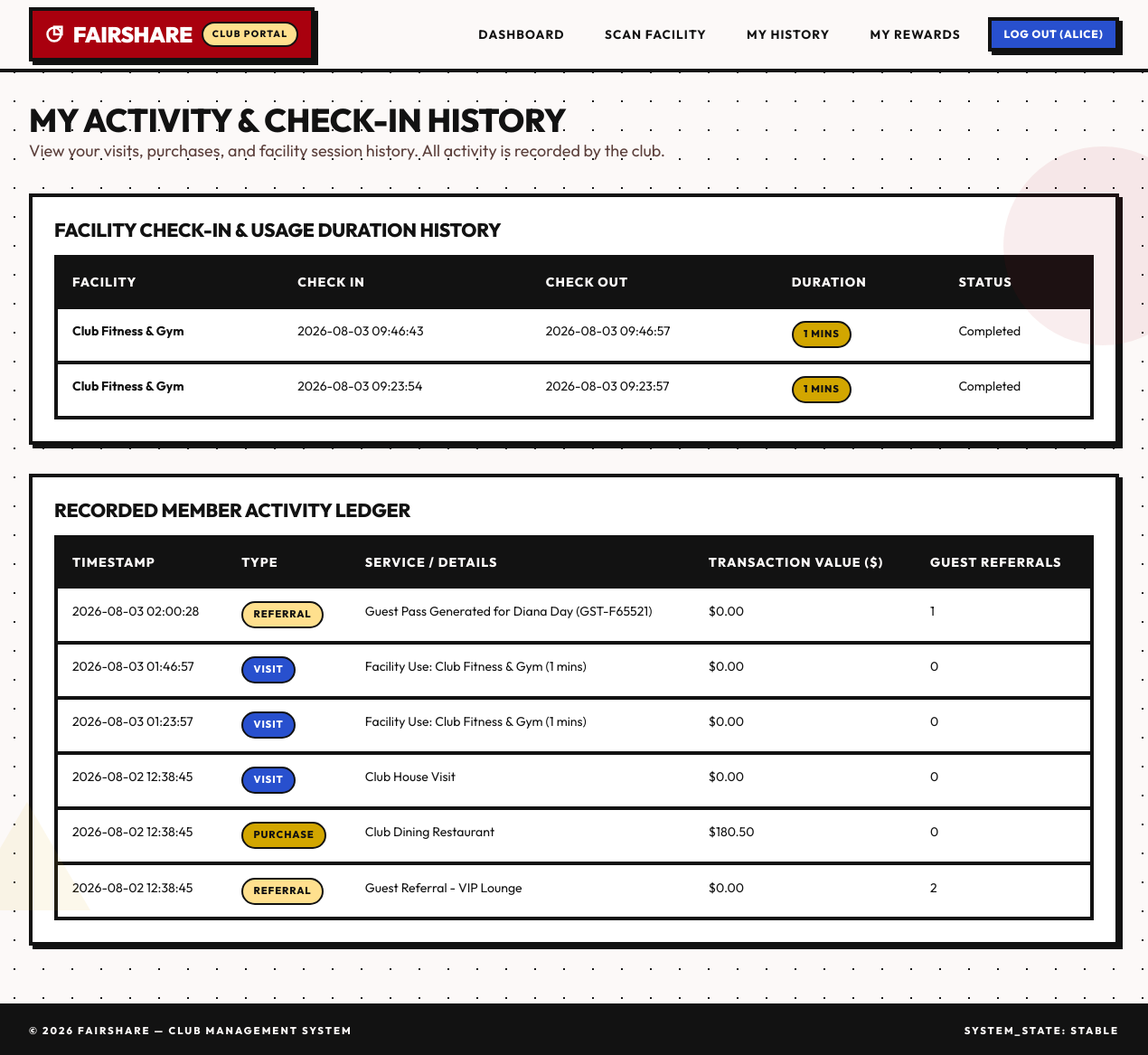
/member/activity (signed in), run on the app's committed database.
### tables this page shows
CREATE TABLE users (
            id INTEGER PRIMARY KEY AUTOINCREMENT,
            username TEXT UNIQUE NOT NULL,
            password_hash TEXT NOT NULL,
            role TEXT NOT NULL CHECK(role IN ('member', 'admin')),
            created_at TIMESTAMP DEFAULT CURRENT_TIMESTAMP
        );

CREATE TABLE facility_checkins (
            id INTEGER PRIMARY KEY AUTOINCREMENT,
            member_id INTEGER NOT NULL,
            facility_name TEXT NOT NULL,
            check_in_time TIMESTAMP NOT NULL,
            check_out_time TIMESTAMP,
            duration_minutes INTEGER DEFAULT 0,
            status TEXT DEFAULT 'active' CHECK(status IN ('active', 'completed')), guest_id INTEGER REFERENCES guest_ids(id) ON DELETE CASCADE,
            FOREIGN KEY (member_id) REFERENCES members (id) ON DELETE CASCADE
        );

CREATE TABLE activities (
            id INTEGER PRIMARY KEY AUTOINCREMENT,
            member_id INTEGER NOT NULL,
            activity_type TEXT NOT NULL CHECK(activity_type IN ('visit', 'purchase', 'referral', 'facility')),
            service_name TEXT NOT NULL,
            transaction_value REAL DEFAULT 0.0,
            guest_count INTEGER DEFAULT 0,
            created_at TIMESTAMP DEFAULT CURRENT_TIMESTAMP,
            FOREIGN KEY (member_id) REFERENCES members (id) ON DELETE CASCADE
        );

### main.py (the view)
@app.route('/member/activity')
@login_required
def member_activity():
    conn = get_db()
    cursor = conn.cursor()
    cursor.execute("SELECT id FROM members WHERE user_id = ?", (session['user_id'],))
    member = cursor.fetchone()
    cursor.execute('''
        SELECT * FROM activities WHERE member_id = ? ORDER BY created_at DESC
    ''', (member['id'],))
    activities = cursor.fetchall()
    cursor.execute('''
        SELECT * FROM facility_checkins WHERE member_id = ? AND guest_id IS NULL ORDER BY check_in_time DESC
    ''', (member['id'],))
    checkins = cursor.fetchall()
    conn.close()
    return render_template('member/activity.html', activities=activities, checkins=checkins)

### database.py (called while the page is built)
def get_db():
    db_path = Config.DATABASE
    os.makedirs(os.path.dirname(db_path), exist_ok=True)
    conn = sqlite3.connect(db_path)
    conn.row_factory = sqlite3.Row
    conn.execute("PRAGMA foreign_keys = ON;")
    return conn

### main.py (called while the page is built)
@app.after_request
def add_header(response):
    if app.debug:
        response.headers['Cache-Control'] = 'no-cache, no-store, must-revalidate'
    else:
        response.headers['Cache-Control'] = 'public, max-age=3600'
    return response

def login_required(f):
    @functools.wraps(f)
    def decorated_function(*args, **kwargs):
        if 'user_id' not in session:
            flash('Please log in to access this page.', 'warning')
            return redirect(url_for('login'))
        return f(*args, **kwargs)
    return decorated_function

@app.context_processor
def inject_user():
    user = None
    member = None
    guest = None
    if 'user_id' in session:
        conn = get_db()
        cursor = conn.cursor()
        cursor.execute("SELECT id, username, role FROM users WHERE id = ?", (session['user_id'],))
        user = cursor.fetchone()
        if user and user['role'] == 'member':
            cursor.execute("SELECT * FROM members WHERE user_id = ?", (user['id'],))
            member = cursor.fetchone()
        conn.close()
    if 'guest_id' in session:
        conn = get_db()
        cursor = conn.cursor()
        cursor.execute("SELECT id, guest_name, guest_code FROM guest_ids WHERE id = ?", (session['guest_id'],))
        guest = cursor.fetchone()
        conn.close()
    return dict(current_user=user, current_member=member, current_guest=guest)

### templates/member/activity.html (shortened to what this page needs)
{% extends "base.html" %}
{% block content %}
<div style="margin-bottom: 2rem;">
  <h1>My Activity & Check-In History</h1>
  <p style="color: var(--text-muted);">View your visits, purchases, and facility session history. All activity is recorded by the club.</p>
</div>
<div class="card" style="margin-bottom: 2rem;">
  <h3>Facility Check-In & Usage Duration History</h3>
  <div class="table-container" style="margin-top: 1rem;">
    <table class="table">
      <thead>
        <tr>
          <th>Facility</th>
          <th>Check In</th>
          <th>Check Out</th>
          <th>Duration</th>
          <th>Status</th>
        </tr>
      </thead>
      <tbody>
        {% for chk in checkins %}
          <tr>
            <td><strong>{{ chk.facility_name }}</strong></td>
            <td>{{ chk.check_in_time }}</td>
            <td>{{ chk.check_out_time or 'In Progress' }}</td>
            <td>
              {% if chk.duration_minutes > 0 %}
                <span class="badge badge-emerald">{{ chk.duration_minutes }} mins</span>
              {% else %}
                <span class="badge badge-amber">Active</span>
              {% endif %}
            </td>
            <td>{{ chk.status|capitalize }}</td>
          </tr>
        {% else %}
          <tr><td colspan="5" style="text-align:center; color: var(--text-dim);">No facility check-in logs recorded.</td></tr>
        {% endfor %}
      </tbody>
    </table>
  </div>
</div>
<div class="card">
  <h3>Recorded Member Activity Ledger</h3>
  <div class="table-container" style="margin-top: 1rem;">
    <table class="table">
      <thead>
        <tr>
          <th>Timestamp</th>
          <th>Type</th>
          <th>Service / Details</th>
          <th>Transaction Value ($)</th>
          <th>Guest Referrals</th>
        </tr>
      </thead>
      <tbody>
        {% for act in activities %}
          <tr>
            <td>{{ act.created_at }}</td>
            <td>
              {% if act.activity_type == 'visit' %}
                <span class="badge badge-blue">Visit</span>
              {% elif act.activity_type == 'purchase' %}
                <span class="badge badge-emerald">Purchase</span>
              {% elif act.activity_type == 'referral' %}
                <span class="badge badge-amber">Referral</span>
              {% else %}
                <span class="badge badge-purple">Facility</span>
              {% endif %}
            </td>
            <td>{{ act.service_name }}</td>
            <td>${{ "%.2f"|format(act.transaction_value) }}</td>
            <td>{{ act.guest_count }}</td>
          </tr>
        {% else %}
          <tr><td colspan="5" style="text-align:center; color: var(--text-dim);">No activities logged yet.</td></tr>
        {% endfor %}
      </tbody>
    </table>
  </div>
</div>
{% endblock %}

### templates/base.html (shortened to what this page needs)
<!DOCTYPE html>
<html lang="en">
<head>
  <link rel="stylesheet" href="{{ url_for('static', filename='css/styles.css') }}?v=3">
</head>
<body>
  <nav class="navbar">
    <div class="navbar-container">
      <a href="{% if current_user %}{% if current_user.role == 'admin' %}{{ url_for('admin_dashboard') }}{% else %}{{ url_for('member_dashboard') }}{% endif %}{% else %}{{ url_for('index') }}{% endif %}" class="brand-logo">
        <svg width="20" height="20" viewBox="0 0 24 24" fill="none" stroke="currentColor" stroke-width="3" stroke-linecap="square">
          <circle cx="12" cy="12" r="9"></circle>
          <rect x="12" y="2" width="10" height="10"></rect>
        </svg>
        FairShare
        <span class="brand-badge">Club Portal</span>
      </a>
      <ul class="nav-links">
        {% if current_user %}
          {% if current_user.role == 'admin' %}
            <li><a href="{{ url_for('admin_dashboard') }}" class="nav-link">Admin Dashboard</a></li>
            <li><a href="{{ url_for('admin_members') }}" class="nav-link">Members</a></li>
            <li><a href="{{ url_for('admin_activity') }}" class="nav-link">Activity Log</a></li>
            <li><a href="{{ url_for('admin_settings') }}" class="nav-link">Algorithm Settings</a></li>
            <li><a href="{{ url_for('admin_reports') }}" class="nav-link">CSV Reports</a></li>
          {% else %}
            <li><a href="{{ url_for('member_dashboard') }}" class="nav-link">Dashboard</a></li>
            <li><a href="{{ url_for('member_scan') }}" class="nav-link">Scan Facility</a></li>
            <li><a href="{{ url_for('member_activity') }}" class="nav-link">My History</a></li>
            <li><a href="{{ url_for('member_rewards') }}" class="nav-link">My Rewards</a></li>
          {% endif %}
          <li><a href="{{ url_for('logout') }}" class="btn btn-secondary btn-sm">Log Out ({{ current_user.username }})</a></li>
        {% else %}
          <li><a href="{{ url_for('guest_quick') }}" class="nav-link">Guest Check-In</a></li>
          <li><a href="{{ url_for('login') }}" class="btn btn-primary btn-sm">Log In</a></li>
        {% endif %}
      </ul>
    </div>
  </nav>
  <main class="main-content">
    {% block content %}{% endblock %}
  </main>
  <footer>
    <span>&copy; 2026 FairShare — Club Management System</span>
    <span>SYSTEM_STATE: STABLE</span>
  </footer>
</body>
</html>

### data on the page
users: username "ALICE"
facility_checkins: facility_name "Club Fitness & Gym", check_in_time "2026-08-03 09:46:43", check_out_time "2026-08-03 09:46:57", duration_minutes "1", status "Completed"
facility_checkins: facility_name "Club Fitness & Gym", check_in_time "2026-08-03 09:23:54", check_out_time "2026-08-03 09:23:57", duration_minutes "1", status "Completed"
activities: created_at "2026-08-03 02:00:28", activity_type "REFERRAL", service_name "Guest Pass Generated for Diana Day (GST-F65521)", transaction_value "0.00", guest_count "1"
activities: created_at "2026-08-03 01:46:57", activity_type "VISIT", service_name "Facility Use: Club Fitness & Gym (1 mins)", transaction_value "0.00", guest_count "0"
activities: created_at "2026-08-03 01:23:57", activity_type "VISIT", service_name "Facility Use: Club Fitness & Gym (1 mins)", transaction_value "0.00", guest_count "0"
activities: created_at "2026-08-02 12:38:45", activity_type "VISIT", service_name "Club House Visit", transaction_value "0.00", guest_count "0"
activities: created_at "2026-08-02 12:38:45", activity_type "PURCHASE", service_name "Club Dining Restaurant", transaction_value "180.50", guest_count "0"
activities: created_at "2026-08-02 12:38:45", activity_type "REFERRAL", service_name "Guest Referral - VIP Lounge", transaction_value "0.00", guest_count "2"
